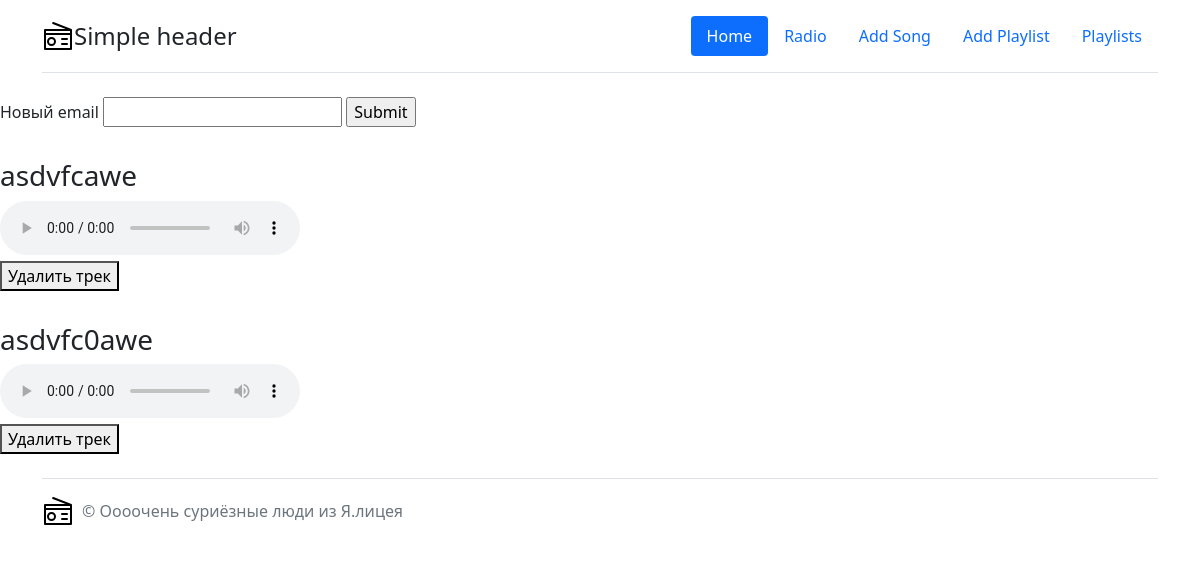
The page /profile (signed in) on the database its author committed.
### data/track.py (models this page shows, shortened)
class Track(SqlAlchemyBase, SerializerMixin):
    __tablename__ = "track"
    id = sqlalchemy.Column(sqlalchemy.Integer,
                           primary_key=True, autoincrement=True)
    track_name = sqlalchemy.Column(sqlalchemy.String, nullable=True)
    user_id = sqlalchemy.Column(sqlalchemy.Integer,
                                sqlalchemy.ForeignKey("users.id"))
    tack_path = sqlalchemy.Column(sqlalchemy.String, nullable=True)
    img_path = sqlalchemy.Column(sqlalchemy.String, nullable=True)
    track_duration = sqlalchemy.Column(sqlalchemy.Integer, nullable=True)  # в секундах
    temp_preference = sqlalchemy.Column(sqlalchemy.Float, nullable=True)
    mood_preference = sqlalchemy.Column(sqlalchemy.Float, nullable=True)

### app.py (the view)
@app.route("/profile", methods=["GET", "POST"])
@login_required
def profile():
    db_sess = db_session.create_session()
    user = db_sess.query(User).filter(User.id == session.get("_user_id")).first()
    tracks = db_sess.query(Track).filter(Track.user_id == session.get("_user_id")).all()
    if request.method == "POST":
        user.email = request.form.get("email")
    db_sess.commit()
    return render_template("profile.html", tracks=tracks,
                           name=user.name,
                           email=user.email
                           )

### app.py (called while the page is built)
@login_manager.user_loader
def load_user(user_id):
    db_sess = db_session.create_session()
    return db_sess.query(User).get(user_id)

### data/db_session.py (called while the page is built)
def create_session() -> Session:
    global __factory
    return __factory()

### templates/profile.html (shortened to what this page needs)
<!DOCTYPE html>
<html lang="en">
<head>
    <link href="https://cdn.jsdelivr.net/npm/bootstrap@5.1.3/dist/css/bootstrap.min.css" rel="stylesheet">
</head>
<body>
 <div class="container">
    <header class="d-flex flex-wrap justify-content-center py-3 mb-4 border-bottom">
      <a href="/homepage" class="d-flex align-items-center mb-3 mb-md-0 me-md-auto text-dark text-decoration-none">
        <img src="{{ url_for('static',filename='icons/icon_m.svg') }}"></img>
        <span class="fs-4">Simple header</span>
      </a>
      <ul class="nav nav-pills">
        <li class="nav-item"><a href="/homepage" class="nav-link active" aria-current="page">Home</a></li>
        <li class="nav-item"><a href="/radio" class="nav-link">Radio</a></li>
        <li class="nav-item"><a href="/add/song" class="nav-link">Add Song</a></li>
        <li class="nav-item"><a href="/add/playlist" class="nav-link">Add Playlist</a></li>
        <li class="nav-item"><a href="/myplaylists" class="nav-link">Playlists</a></li>
      </ul>
    </header>
 </div>
 <form action="" method="post">
     <label for="username">Новый email</label>
     <input type="text" name="email">
     <input type="submit">
 </form>
    {% for item in tracks %}
    <h3 value="name" >{{item["track_name"]}}</h3>
    <audio controls src="{{ url_for('static', filename=item['tack_path']) }}"></audio>
    <br>
    <button class="delete" value="{{item['id']}}">Удалить трек</button>
    {% endfor %}
<div class="container">
  <footer class="d-flex flex-wrap justify-content-between align-items-center py-3 my-4 border-top">
    <div class="col-md-4 d-flex align-items-center">
      <a href="/homepage" class="mb-3 me-2 mb-md-0 text-muted text-decoration-none lh-1">
        <img src="{{ url_for('static',filename='icons/icon_m.svg') }}"></img>
      </a>
      <span class="text-muted">&copy; Оооочень суриёзные люди из Я.лицея </span>
    </div>
  </footer>
</div>
</body>
</html>

### rows shown on the page
Track: track_name "asdvfcawe", {{ item['id'] }} 7 (drawn)
Track: track_name "asdvfc0awe", {{ item['id'] }} 8 (drawn)
